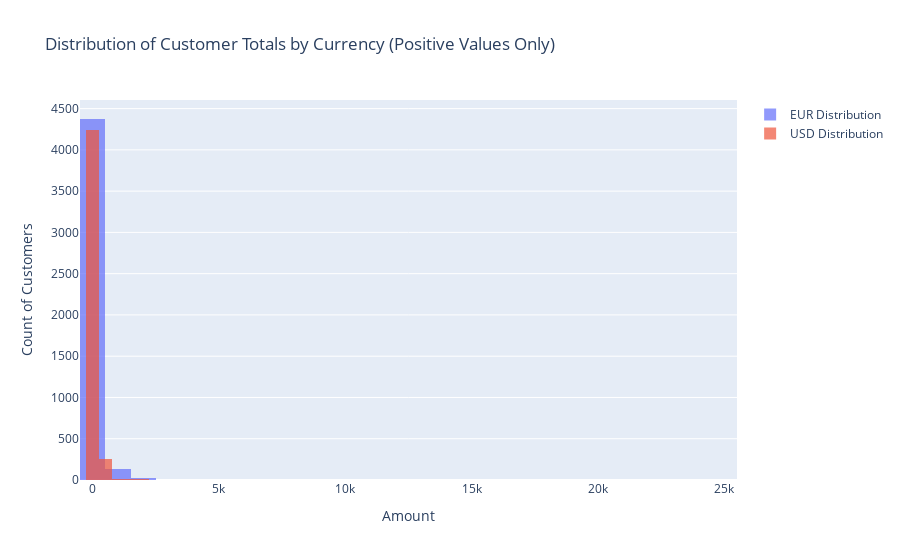

The notebook cell this image was saved under:
### Code cell
fig = go.Figure()

fig.add_trace(go.Histogram(
    x=final_df[final_df['eur'] >= 0]['eur'],
    name='EUR Distribution',
    opacity=0.7,
    nbinsx=50
))

fig.add_trace(go.Histogram(
    x=final_df[final_df['usd'] >= 0]['usd'],
    name='USD Distribution',
    opacity=0.7,
    nbinsx=50
))

fig.update_layout(
    title='Distribution of Customer Totals by Currency (Positive Values Only)',
    xaxis_title='Amount',
    yaxis_title='Count of Customers',
    barmode='overlay',
    showlegend=True
)

fig.show()

### Figure 1 — Plotly figure (JSON) as saved in the notebook; plotly's stock layout.template omitted (floating-point values rounded to 4 significant figures; data arrays with more than 128 entries replaced by an {"elided": "..."} marker saying what was removed)
{"data": [{"name": "EUR Distribution", "nbinsx": 50, "opacity": 0.7, "type": "histogram", "x": {"elided": "4541 float values"}}, {"name": "USD Distribution", "nbinsx": 50, "opacity": 0.7, "type": "histogram", "x": {"elided": "4541 float values"}}], "layout": {"barmode": "overlay", "showlegend": true, "title": {"text": "Distribution of Customer Totals by Currency (Positive Values Only)"}, "xaxis": {"title": {"text": "Amount"}}, "yaxis": {"title": {"text": "Count of Customers"}}}}
